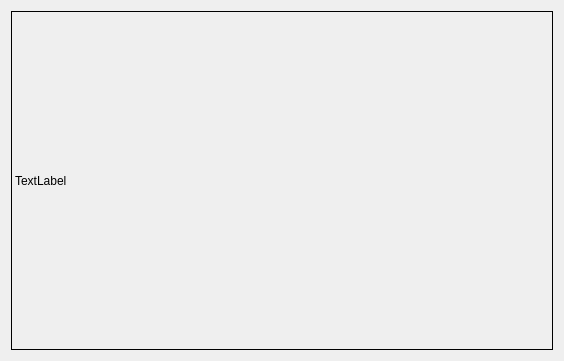
<?xml version="1.0" encoding="UTF-8"?>
<ui version="4.0">
 <class>Widget</class>
 <widget class="QWidget" name="Widget">
  <property name="geometry">
   <rect>
    <x>0</x>
    <y>0</y>
    <width>564</width>
    <height>361</height>
   </rect>
  </property>
  <property name="windowTitle">
   <string>Widget</string>
  </property>
  <layout class="QHBoxLayout" name="horizontalLayout">
   <item>
    <widget class="MyLabel" name="label">
     <property name="frameShape">
      <enum>QFrame::Box</enum>
     </property>
     <property name="text">
      <string>TextLabel</string>
     </property>
    </widget>
   </item>
  </layout>
 </widget>
 <layoutdefault spacing="6" margin="11"/>
 <customwidgets>
  <customwidget>
   <class>MyLabel</class>
   <extends>QLabel</extends>
   <header location="global">mylabel.h</header>
  </customwidget>
 </customwidgets>
 <resources/>
 <connections/>
</ui>
